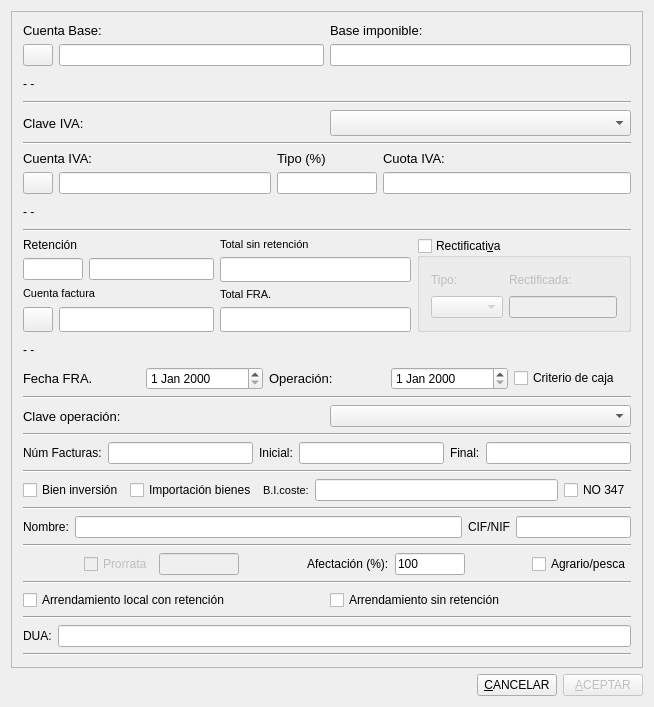
<?xml version="1.0" encoding="UTF-8"?>
<ui version="4.0">
 <author>José Manuel Díez Botella</author>
 <class>ivasoportado</class>
 <widget class="QDialog" name="ivasoportado">
  <property name="enabled">
   <bool>true</bool>
  </property>
  <property name="geometry">
   <rect>
    <x>0</x>
    <y>0</y>
    <width>654</width>
    <height>707</height>
   </rect>
  </property>
  <property name="windowTitle">
   <string>IVA soportado</string>
  </property>
  <layout class="QVBoxLayout" name="verticalLayout_7">
   <item>
    <widget class="QScrollArea" name="scrollArea">
     <property name="widgetResizable">
      <bool>true</bool>
     </property>
     <widget class="QWidget" name="scrollAreaWidgetContents">
      <property name="geometry">
       <rect>
        <x>0</x>
        <y>0</y>
        <width>618</width>
        <height>791</height>
       </rect>
      </property>
      <layout class="QVBoxLayout" name="verticalLayout_6">
       <item>
        <layout class="QHBoxLayout">
         <property name="spacing">
          <number>6</number>
         </property>
         <property name="leftMargin">
          <number>0</number>
         </property>
         <property name="topMargin">
          <number>0</number>
         </property>
         <property name="rightMargin">
          <number>0</number>
         </property>
         <property name="bottomMargin">
          <number>0</number>
         </property>
         <item>
          <layout class="QVBoxLayout">
           <property name="spacing">
            <number>6</number>
           </property>
           <property name="leftMargin">
            <number>0</number>
           </property>
           <property name="topMargin">
            <number>0</number>
           </property>
           <property name="rightMargin">
            <number>0</number>
           </property>
           <property name="bottomMargin">
            <number>0</number>
           </property>
           <item>
            <widget class="QLabel" name="textLabel1">
             <property name="font">
              <font>
               <pointsize>10</pointsize>
              </font>
             </property>
             <property name="lineWidth">
              <number>1</number>
             </property>
             <property name="text">
              <string>Cuenta Base:</string>
             </property>
             <property name="wordWrap">
              <bool>false</bool>
             </property>
            </widget>
           </item>
           <item>
            <layout class="QHBoxLayout">
             <property name="spacing">
              <number>6</number>
             </property>
             <property name="leftMargin">
              <number>0</number>
             </property>
             <property name="topMargin">
              <number>0</number>
             </property>
             <property name="rightMargin">
              <number>0</number>
             </property>
             <property name="bottomMargin">
              <number>0</number>
             </property>
             <item>
              <widget class="QPushButton" name="ctabasepushButton">
               <property name="minimumSize">
                <size>
                 <width>20</width>
                 <height>20</height>
                </size>
               </property>
               <property name="maximumSize">
                <size>
                 <width>30</width>
                 <height>30</height>
                </size>
               </property>
               <property name="text">
                <string/>
               </property>
               <property name="icon">
                <iconset resource="keme.qrc">
                 <normaloff>:/iconos/graf/viewer.xpm</normaloff>:/iconos/graf/viewer.xpm</iconset>
               </property>
               <property name="autoDefault">
                <bool>false</bool>
               </property>
              </widget>
             </item>
             <item>
              <widget class="QLineEdit" name="CtabaselineEdit"/>
             </item>
            </layout>
           </item>
          </layout>
         </item>
         <item>
          <layout class="QVBoxLayout">
           <property name="spacing">
            <number>6</number>
           </property>
           <property name="leftMargin">
            <number>0</number>
           </property>
           <property name="topMargin">
            <number>0</number>
           </property>
           <property name="rightMargin">
            <number>0</number>
           </property>
           <property name="bottomMargin">
            <number>0</number>
           </property>
           <item>
            <widget class="QLabel" name="textLabel2">
             <property name="font">
              <font>
               <pointsize>10</pointsize>
              </font>
             </property>
             <property name="text">
              <string>Base imponible:</string>
             </property>
             <property name="wordWrap">
              <bool>false</bool>
             </property>
            </widget>
           </item>
           <item>
            <widget class="QLineEdit" name="baselineEdit"/>
           </item>
          </layout>
         </item>
        </layout>
       </item>
       <item>
        <widget class="QLabel" name="basetextLabel">
         <property name="text">
          <string>- -</string>
         </property>
         <property name="wordWrap">
          <bool>false</bool>
         </property>
        </widget>
       </item>
       <item>
        <widget class="Line" name="line1">
         <property name="frameShape">
          <enum>QFrame::HLine</enum>
         </property>
         <property name="frameShadow">
          <enum>QFrame::Sunken</enum>
         </property>
         <property name="orientation">
          <enum>Qt::Horizontal</enum>
         </property>
        </widget>
       </item>
       <item>
        <layout class="QHBoxLayout" name="horizontalLayout_8">
         <item>
          <widget class="QLabel" name="TextLabel3">
           <property name="font">
            <font>
             <pointsize>10</pointsize>
            </font>
           </property>
           <property name="text">
            <string>Clave IVA:</string>
           </property>
           <property name="wordWrap">
            <bool>false</bool>
           </property>
          </widget>
         </item>
         <item>
          <widget class="QComboBox" name="ClaveivacomboBox">
           <property name="maximumSize">
            <size>
             <width>500</width>
             <height>16777215</height>
            </size>
           </property>
           <property name="font">
            <font>
             <pointsize>11</pointsize>
            </font>
           </property>
          </widget>
         </item>
        </layout>
       </item>
       <item>
        <widget class="Line" name="line3_2">
         <property name="frameShape">
          <enum>QFrame::HLine</enum>
         </property>
         <property name="frameShadow">
          <enum>QFrame::Sunken</enum>
         </property>
         <property name="orientation">
          <enum>Qt::Horizontal</enum>
         </property>
        </widget>
       </item>
       <item>
        <layout class="QHBoxLayout">
         <property name="spacing">
          <number>6</number>
         </property>
         <property name="leftMargin">
          <number>0</number>
         </property>
         <property name="topMargin">
          <number>0</number>
         </property>
         <property name="rightMargin">
          <number>0</number>
         </property>
         <property name="bottomMargin">
          <number>0</number>
         </property>
         <item>
          <layout class="QVBoxLayout">
           <property name="spacing">
            <number>6</number>
           </property>
           <property name="leftMargin">
            <number>0</number>
           </property>
           <property name="topMargin">
            <number>0</number>
           </property>
           <property name="rightMargin">
            <number>0</number>
           </property>
           <property name="bottomMargin">
            <number>0</number>
           </property>
           <item>
            <widget class="QLabel" name="textLabel4">
             <property name="font">
              <font>
               <pointsize>10</pointsize>
              </font>
             </property>
             <property name="text">
              <string>Cuenta IVA:</string>
             </property>
             <property name="wordWrap">
              <bool>false</bool>
             </property>
            </widget>
           </item>
           <item>
            <layout class="QHBoxLayout">
             <property name="spacing">
              <number>6</number>
             </property>
             <property name="leftMargin">
              <number>0</number>
             </property>
             <property name="topMargin">
              <number>0</number>
             </property>
             <property name="rightMargin">
              <number>0</number>
             </property>
             <property name="bottomMargin">
              <number>0</number>
             </property>
             <item>
              <widget class="QPushButton" name="ctaivapushButton">
               <property name="minimumSize">
                <size>
                 <width>20</width>
                 <height>20</height>
                </size>
               </property>
               <property name="maximumSize">
                <size>
                 <width>30</width>
                 <height>30</height>
                </size>
               </property>
               <property name="text">
                <string/>
               </property>
               <property name="icon">
                <iconset resource="keme.qrc">
                 <normaloff>:/iconos/graf/viewer.xpm</normaloff>:/iconos/graf/viewer.xpm</iconset>
               </property>
               <property name="autoDefault">
                <bool>false</bool>
               </property>
              </widget>
             </item>
             <item>
              <widget class="QLineEdit" name="CtaivalineEdit"/>
             </item>
            </layout>
           </item>
          </layout>
         </item>
         <item>
          <layout class="QVBoxLayout">
           <property name="spacing">
            <number>6</number>
           </property>
           <property name="leftMargin">
            <number>0</number>
           </property>
           <property name="topMargin">
            <number>0</number>
           </property>
           <property name="rightMargin">
            <number>0</number>
           </property>
           <property name="bottomMargin">
            <number>0</number>
           </property>
           <item>
            <widget class="QLabel" name="textLabel6">
             <property name="font">
              <font>
               <pointsize>10</pointsize>
              </font>
             </property>
             <property name="text">
              <string>Tipo (%)</string>
             </property>
             <property name="wordWrap">
              <bool>false</bool>
             </property>
            </widget>
           </item>
           <item>
            <widget class="QLineEdit" name="TipolineEdit">
             <property name="minimumSize">
              <size>
               <width>90</width>
               <height>0</height>
              </size>
             </property>
             <property name="maximumSize">
              <size>
               <width>100</width>
               <height>32767</height>
              </size>
             </property>
             <property name="text">
              <string/>
             </property>
             <property name="readOnly">
              <bool>true</bool>
             </property>
            </widget>
           </item>
          </layout>
         </item>
         <item>
          <layout class="QVBoxLayout">
           <property name="spacing">
            <number>6</number>
           </property>
           <property name="leftMargin">
            <number>0</number>
           </property>
           <property name="topMargin">
            <number>0</number>
           </property>
           <property name="rightMargin">
            <number>0</number>
           </property>
           <property name="bottomMargin">
            <number>0</number>
           </property>
           <item>
            <widget class="QLabel" name="textLabel7">
             <property name="font">
              <font>
               <pointsize>10</pointsize>
              </font>
             </property>
             <property name="text">
              <string>Cuota IVA:</string>
             </property>
             <property name="wordWrap">
              <bool>false</bool>
             </property>
            </widget>
           </item>
           <item>
            <widget class="QLineEdit" name="CuotalineEdit">
             <property name="readOnly">
              <bool>false</bool>
             </property>
            </widget>
           </item>
          </layout>
         </item>
        </layout>
       </item>
       <item>
        <widget class="QLabel" name="ivatextLabel">
         <property name="text">
          <string>- -</string>
         </property>
         <property name="wordWrap">
          <bool>false</bool>
         </property>
        </widget>
       </item>
       <item>
        <widget class="Line" name="line3">
         <property name="font">
          <font>
           <pointsize>9</pointsize>
          </font>
         </property>
         <property name="frameShape">
          <enum>QFrame::HLine</enum>
         </property>
         <property name="frameShadow">
          <enum>QFrame::Sunken</enum>
         </property>
         <property name="orientation">
          <enum>Qt::Horizontal</enum>
         </property>
        </widget>
       </item>
       <item>
        <layout class="QHBoxLayout" name="horizontalLayout_7">
         <item>
          <layout class="QVBoxLayout" name="verticalLayout_4">
           <item>
            <layout class="QVBoxLayout" name="verticalLayout_2">
             <item>
              <widget class="QLabel" name="label_10">
               <property name="text">
                <string>Retención</string>
               </property>
              </widget>
             </item>
             <item>
              <layout class="QHBoxLayout" name="horizontalLayout">
               <item>
                <widget class="QLineEdit" name="tiporetlineEdit">
                 <property name="maximumSize">
                  <size>
                   <width>60</width>
                   <height>16777215</height>
                  </size>
                 </property>
                 <property name="readOnly">
                  <bool>true</bool>
                 </property>
                </widget>
               </item>
               <item>
                <widget class="QLineEdit" name="retencionlineEdit">
                 <property name="readOnly">
                  <bool>true</bool>
                 </property>
                </widget>
               </item>
              </layout>
             </item>
            </layout>
           </item>
           <item>
            <widget class="QLabel" name="textLabel8">
             <property name="font">
              <font>
               <pointsize>8</pointsize>
              </font>
             </property>
             <property name="text">
              <string>Cuenta factura</string>
             </property>
             <property name="wordWrap">
              <bool>false</bool>
             </property>
            </widget>
           </item>
           <item>
            <layout class="QHBoxLayout">
             <property name="spacing">
              <number>6</number>
             </property>
             <property name="leftMargin">
              <number>0</number>
             </property>
             <property name="topMargin">
              <number>0</number>
             </property>
             <property name="rightMargin">
              <number>0</number>
             </property>
             <property name="bottomMargin">
              <number>0</number>
             </property>
             <item>
              <widget class="QPushButton" name="ctafrapushButton">
               <property name="minimumSize">
                <size>
                 <width>20</width>
                 <height>20</height>
                </size>
               </property>
               <property name="maximumSize">
                <size>
                 <width>30</width>
                 <height>30</height>
                </size>
               </property>
               <property name="text">
                <string/>
               </property>
               <property name="icon">
                <iconset resource="keme.qrc">
                 <normaloff>:/iconos/graf/viewer.xpm</normaloff>:/iconos/graf/viewer.xpm</iconset>
               </property>
               <property name="autoDefault">
                <bool>false</bool>
               </property>
              </widget>
             </item>
             <item>
              <widget class="QLineEdit" name="CtafralineEdit">
               <property name="minimumSize">
                <size>
                 <width>0</width>
                 <height>25</height>
                </size>
               </property>
              </widget>
             </item>
            </layout>
           </item>
          </layout>
         </item>
         <item>
          <layout class="QVBoxLayout" name="verticalLayout_3">
           <item>
            <widget class="QLabel" name="label_9">
             <property name="font">
              <font>
               <pointsize>8</pointsize>
              </font>
             </property>
             <property name="text">
              <string>Total sin retención</string>
             </property>
            </widget>
           </item>
           <item>
            <widget class="QLineEdit" name="totalfralineEdit">
             <property name="minimumSize">
              <size>
               <width>0</width>
               <height>25</height>
              </size>
             </property>
             <property name="readOnly">
              <bool>true</bool>
             </property>
            </widget>
           </item>
           <item>
            <widget class="QLabel" name="textLabel8_3">
             <property name="font">
              <font>
               <pointsize>8</pointsize>
              </font>
             </property>
             <property name="text">
              <string>Total FRA.</string>
             </property>
             <property name="wordWrap">
              <bool>false</bool>
             </property>
            </widget>
           </item>
           <item>
            <widget class="QLineEdit" name="total_tras_ret_lineEdit">
             <property name="minimumSize">
              <size>
               <width>0</width>
               <height>25</height>
              </size>
             </property>
             <property name="readOnly">
              <bool>true</bool>
             </property>
            </widget>
           </item>
          </layout>
         </item>
         <item>
          <widget class="QGroupBox" name="rectificativagroupBox">
           <property name="title">
            <string>Rectificati&amp;va</string>
           </property>
           <property name="checkable">
            <bool>true</bool>
           </property>
           <property name="checked">
            <bool>false</bool>
           </property>
           <layout class="QHBoxLayout" name="horizontalLayout_12">
            <item>
             <layout class="QVBoxLayout" name="verticalLayout">
              <item>
               <widget class="QLabel" name="label_2">
                <property name="text">
                 <string>Tipo:</string>
                </property>
               </widget>
              </item>
              <item>
               <widget class="QComboBox" name="tipo_rectificativa_comboBox">
                <property name="maximumSize">
                 <size>
                  <width>150</width>
                  <height>16777215</height>
                 </size>
                </property>
               </widget>
              </item>
             </layout>
            </item>
            <item>
             <layout class="QVBoxLayout" name="verticalLayout_5">
              <item>
               <widget class="QLabel" name="label_12">
                <property name="text">
                 <string>Rectificada:</string>
                </property>
               </widget>
              </item>
              <item>
               <widget class="QLineEdit" name="rectificada_lineEdit"/>
              </item>
             </layout>
            </item>
           </layout>
          </widget>
         </item>
        </layout>
       </item>
       <item>
        <widget class="QLabel" name="fratextLabel">
         <property name="text">
          <string>- -</string>
         </property>
         <property name="wordWrap">
          <bool>false</bool>
         </property>
        </widget>
       </item>
       <item>
        <layout class="QHBoxLayout" name="horizontalLayout_2">
         <item>
          <widget class="QLabel" name="textLabel8_2">
           <property name="font">
            <font>
             <pointsize>10</pointsize>
            </font>
           </property>
           <property name="text">
            <string>Fecha FRA.</string>
           </property>
           <property name="wordWrap">
            <bool>false</bool>
           </property>
          </widget>
         </item>
         <item>
          <widget class="QDateEdit" name="FechafradateEdit"/>
         </item>
         <item>
          <widget class="QLabel" name="textLabel8_4">
           <property name="font">
            <font>
             <pointsize>10</pointsize>
            </font>
           </property>
           <property name="text">
            <string>Operación:</string>
           </property>
           <property name="wordWrap">
            <bool>false</bool>
           </property>
          </widget>
         </item>
         <item>
          <widget class="QDateEdit" name="FechaopdateEdit"/>
         </item>
         <item>
          <widget class="QCheckBox" name="cajacheckBox">
           <property name="text">
            <string>Criterio de caja</string>
           </property>
          </widget>
         </item>
        </layout>
       </item>
       <item>
        <widget class="Line" name="line4_3">
         <property name="frameShape">
          <enum>QFrame::HLine</enum>
         </property>
         <property name="frameShadow">
          <enum>QFrame::Sunken</enum>
         </property>
         <property name="orientation">
          <enum>Qt::Horizontal</enum>
         </property>
        </widget>
       </item>
       <item>
        <layout class="QHBoxLayout" name="horizontalLayout_9">
         <item>
          <widget class="QLabel" name="TextLabel3_2">
           <property name="font">
            <font>
             <pointsize>10</pointsize>
            </font>
           </property>
           <property name="text">
            <string>Clave operación:</string>
           </property>
           <property name="wordWrap">
            <bool>false</bool>
           </property>
          </widget>
         </item>
         <item>
          <widget class="QComboBox" name="clavecomboBox">
           <property name="maximumSize">
            <size>
             <width>500</width>
             <height>16777215</height>
            </size>
           </property>
          </widget>
         </item>
        </layout>
       </item>
       <item>
        <widget class="Line" name="line4_5">
         <property name="frameShape">
          <enum>QFrame::HLine</enum>
         </property>
         <property name="frameShadow">
          <enum>QFrame::Sunken</enum>
         </property>
         <property name="orientation">
          <enum>Qt::Horizontal</enum>
         </property>
        </widget>
       </item>
       <item>
        <layout class="QHBoxLayout" name="horizontalLayout_4">
         <item>
          <widget class="QLabel" name="label_3">
           <property name="text">
            <string>Núm Facturas:</string>
           </property>
          </widget>
         </item>
         <item>
          <widget class="QLineEdit" name="numfacturaslineEdit"/>
         </item>
         <item>
          <widget class="QLabel" name="label_4">
           <property name="text">
            <string>Inicial:</string>
           </property>
          </widget>
         </item>
         <item>
          <widget class="QLineEdit" name="iniciallineEdit"/>
         </item>
         <item>
          <widget class="QLabel" name="label_5">
           <property name="text">
            <string>Final:</string>
           </property>
          </widget>
         </item>
         <item>
          <widget class="QLineEdit" name="finallineEdit"/>
         </item>
        </layout>
       </item>
       <item>
        <widget class="Line" name="line4_4">
         <property name="frameShape">
          <enum>QFrame::HLine</enum>
         </property>
         <property name="frameShadow">
          <enum>QFrame::Sunken</enum>
         </property>
         <property name="orientation">
          <enum>Qt::Horizontal</enum>
         </property>
        </widget>
       </item>
       <item>
        <layout class="QHBoxLayout" name="horizontalLayout_3">
         <item>
          <widget class="QCheckBox" name="bieninversioncheckBox">
           <property name="font">
            <font>
             <pointsize>9</pointsize>
            </font>
           </property>
           <property name="text">
            <string>Bien inversión</string>
           </property>
          </widget>
         </item>
         <item>
          <widget class="QCheckBox" name="importcheckBox">
           <property name="font">
            <font>
             <pointsize>9</pointsize>
            </font>
           </property>
           <property name="text">
            <string>Importación bienes</string>
           </property>
          </widget>
         </item>
         <item>
          <widget class="QLabel" name="label">
           <property name="font">
            <font>
             <pointsize>8</pointsize>
            </font>
           </property>
           <property name="text">
            <string>B.I.coste:</string>
           </property>
          </widget>
         </item>
         <item>
          <widget class="QLineEdit" name="bicostelineEdit"/>
         </item>
         <item>
          <widget class="QCheckBox" name="NO347checkBox">
           <property name="text">
            <string>NO 347</string>
           </property>
          </widget>
         </item>
        </layout>
       </item>
       <item>
        <widget class="Line" name="line">
         <property name="orientation">
          <enum>Qt::Horizontal</enum>
         </property>
        </widget>
       </item>
       <item>
        <layout class="QHBoxLayout" name="horizontalLayout_6">
         <item>
          <widget class="QLabel" name="label_7">
           <property name="text">
            <string>Nombre:</string>
           </property>
          </widget>
         </item>
         <item>
          <widget class="QLineEdit" name="nombrelineEdit"/>
         </item>
         <item>
          <widget class="QLabel" name="label_8">
           <property name="text">
            <string>CIF/NIF</string>
           </property>
          </widget>
         </item>
         <item>
          <widget class="QLineEdit" name="ciflineEdit">
           <property name="maximumSize">
            <size>
             <width>115</width>
             <height>16777215</height>
            </size>
           </property>
          </widget>
         </item>
        </layout>
       </item>
       <item>
        <widget class="Line" name="line_2">
         <property name="orientation">
          <enum>Qt::Horizontal</enum>
         </property>
        </widget>
       </item>
       <item>
        <layout class="QHBoxLayout" name="horizontalLayout_5">
         <item>
          <spacer name="horizontalSpacer_3">
           <property name="orientation">
            <enum>Qt::Horizontal</enum>
           </property>
           <property name="sizeHint" stdset="0">
            <size>
             <width>18</width>
             <height>20</height>
            </size>
           </property>
          </spacer>
         </item>
         <item>
          <widget class="QCheckBox" name="prorratacheckBox">
           <property name="enabled">
            <bool>false</bool>
           </property>
           <property name="text">
            <string>Prorrata</string>
           </property>
          </widget>
         </item>
         <item>
          <widget class="QLineEdit" name="prorratalineEdit">
           <property name="enabled">
            <bool>false</bool>
           </property>
           <property name="maximumSize">
            <size>
             <width>80</width>
             <height>16777215</height>
            </size>
           </property>
          </widget>
         </item>
         <item>
          <spacer name="horizontalSpacer_4">
           <property name="orientation">
            <enum>Qt::Horizontal</enum>
           </property>
           <property name="sizeHint" stdset="0">
            <size>
             <width>28</width>
             <height>20</height>
            </size>
           </property>
          </spacer>
         </item>
         <item>
          <widget class="QLabel" name="label_6">
           <property name="text">
            <string>Afectación (%):</string>
           </property>
          </widget>
         </item>
         <item>
          <widget class="QLineEdit" name="afectacionlineEdit">
           <property name="maximumSize">
            <size>
             <width>70</width>
             <height>16777215</height>
            </size>
           </property>
           <property name="text">
            <string>100</string>
           </property>
          </widget>
         </item>
         <item>
          <spacer name="horizontalSpacer_5">
           <property name="orientation">
            <enum>Qt::Horizontal</enum>
           </property>
           <property name="sizeHint" stdset="0">
            <size>
             <width>28</width>
             <height>20</height>
            </size>
           </property>
          </spacer>
         </item>
         <item>
          <widget class="QCheckBox" name="agrariocheckBox">
           <property name="text">
            <string>Agrario/pesca</string>
           </property>
          </widget>
         </item>
        </layout>
       </item>
       <item>
        <widget class="Line" name="line4_2">
         <property name="frameShape">
          <enum>QFrame::HLine</enum>
         </property>
         <property name="frameShadow">
          <enum>QFrame::Sunken</enum>
         </property>
         <property name="orientation">
          <enum>Qt::Horizontal</enum>
         </property>
        </widget>
       </item>
       <item>
        <layout class="QHBoxLayout" name="horizontalLayout_10">
         <item>
          <widget class="QCheckBox" name="arr_ret_checkBox">
           <property name="font">
            <font>
             <pointsize>9</pointsize>
            </font>
           </property>
           <property name="text">
            <string>Arrendamiento local con retención</string>
           </property>
          </widget>
         </item>
         <item>
          <widget class="QCheckBox" name="arr_sin_ret_checkBox">
           <property name="font">
            <font>
             <pointsize>9</pointsize>
            </font>
           </property>
           <property name="text">
            <string>Arrendamiento sin retención</string>
           </property>
          </widget>
         </item>
        </layout>
       </item>
       <item>
        <widget class="Line" name="line_3">
         <property name="orientation">
          <enum>Qt::Horizontal</enum>
         </property>
        </widget>
       </item>
       <item>
        <layout class="QHBoxLayout" name="horizontalLayout_11">
         <item>
          <widget class="QLabel" name="label_11">
           <property name="font">
            <font>
             <pointsize>9</pointsize>
            </font>
           </property>
           <property name="text">
            <string>DUA:</string>
           </property>
          </widget>
         </item>
         <item>
          <widget class="QLineEdit" name="dua_lineEdit"/>
         </item>
        </layout>
       </item>
       <item>
        <widget class="Line" name="line_4">
         <property name="orientation">
          <enum>Qt::Horizontal</enum>
         </property>
        </widget>
       </item>
      </layout>
     </widget>
    </widget>
   </item>
   <item>
    <layout class="QHBoxLayout">
     <property name="spacing">
      <number>6</number>
     </property>
     <property name="leftMargin">
      <number>0</number>
     </property>
     <property name="topMargin">
      <number>0</number>
     </property>
     <property name="rightMargin">
      <number>0</number>
     </property>
     <property name="bottomMargin">
      <number>0</number>
     </property>
     <item>
      <spacer>
       <property name="orientation">
        <enum>Qt::Horizontal</enum>
       </property>
       <property name="sizeHint" stdset="0">
        <size>
         <width>40</width>
         <height>20</height>
        </size>
       </property>
      </spacer>
     </item>
     <item>
      <widget class="QPushButton" name="CancelarButton">
       <property name="text">
        <string>&amp;CANCELAR</string>
       </property>
       <property name="shortcut">
        <string>Alt+C</string>
       </property>
       <property name="autoDefault">
        <bool>false</bool>
       </property>
      </widget>
     </item>
     <item>
      <widget class="QPushButton" name="AceptarButton">
       <property name="enabled">
        <bool>false</bool>
       </property>
       <property name="text">
        <string>&amp;ACEPTAR</string>
       </property>
       <property name="shortcut">
        <string>Alt+A</string>
       </property>
       <property name="default">
        <bool>true</bool>
       </property>
      </widget>
     </item>
    </layout>
   </item>
  </layout>
 </widget>
 <layoutdefault spacing="6" margin="11"/>
 <tabstops>
  <tabstop>CtabaselineEdit</tabstop>
  <tabstop>baselineEdit</tabstop>
  <tabstop>ClaveivacomboBox</tabstop>
  <tabstop>CtaivalineEdit</tabstop>
  <tabstop>TipolineEdit</tabstop>
  <tabstop>CuotalineEdit</tabstop>
  <tabstop>tiporetlineEdit</tabstop>
  <tabstop>retencionlineEdit</tabstop>
  <tabstop>totalfralineEdit</tabstop>
  <tabstop>rectificativagroupBox</tabstop>
  <tabstop>ctafrapushButton</tabstop>
  <tabstop>CtafralineEdit</tabstop>
  <tabstop>total_tras_ret_lineEdit</tabstop>
  <tabstop>FechafradateEdit</tabstop>
  <tabstop>FechaopdateEdit</tabstop>
  <tabstop>cajacheckBox</tabstop>
  <tabstop>clavecomboBox</tabstop>
  <tabstop>numfacturaslineEdit</tabstop>
  <tabstop>iniciallineEdit</tabstop>
  <tabstop>finallineEdit</tabstop>
  <tabstop>bieninversioncheckBox</tabstop>
  <tabstop>importcheckBox</tabstop>
  <tabstop>bicostelineEdit</tabstop>
  <tabstop>NO347checkBox</tabstop>
  <tabstop>nombrelineEdit</tabstop>
  <tabstop>ciflineEdit</tabstop>
  <tabstop>prorratacheckBox</tabstop>
  <tabstop>prorratalineEdit</tabstop>
  <tabstop>afectacionlineEdit</tabstop>
  <tabstop>agrariocheckBox</tabstop>
  <tabstop>arr_ret_checkBox</tabstop>
  <tabstop>arr_sin_ret_checkBox</tabstop>
  <tabstop>dua_lineEdit</tabstop>
  <tabstop>CancelarButton</tabstop>
  <tabstop>AceptarButton</tabstop>
  <tabstop>ctabasepushButton</tabstop>
  <tabstop>ctaivapushButton</tabstop>
 </tabstops>
 <includes>
  <include location="local">funciones.h</include>
  <include location="global">qmessagebox.h</include>
  <include location="local">subcuentas.h</include>
  <include location="local">buscasubcuenta.h</include>
 </includes>
 <resources>
  <include location="keme.qrc"/>
 </resources>
 <connections>
  <connection>
   <sender>CancelarButton</sender>
   <signal>clicked()</signal>
   <receiver>ivasoportado</receiver>
   <slot>reject()</slot>
   <hints>
    <hint type="sourcelabel">
     <x>384</x>
     <y>637</y>
    </hint>
    <hint type="destinationlabel">
     <x>466</x>
     <y>401</y>
    </hint>
   </hints>
  </connection>
 </connections>
</ui>
